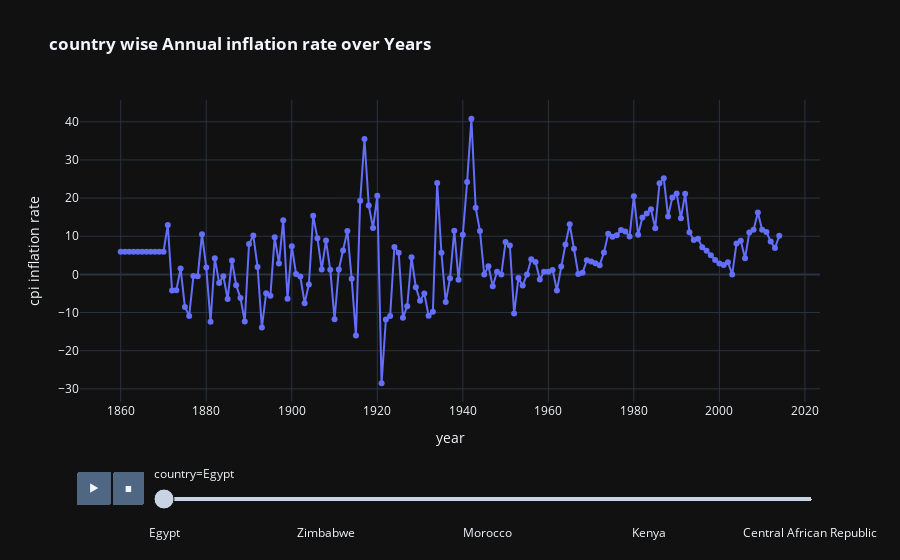

Source (notebook cell):
### Code cell
fig=px.line(df.sort_values(by='year'),x='year',y='inflation_annual_cpi',animation_frame='country',labels={'inflation_annual_cpi':'cpi inflation rate'}, animation_group='year',color='country',markers=True,template='plotly_dark',title='<b> country wise Annual inflation rate over Years')
fig.update_traces(showlegend=False)

### Figure 1 — Plotly figure (JSON) as saved in the notebook; plotly's stock layout.template omitted (floating-point values rounded to 4 significant figures; data arrays with more than 128 entries replaced by an {"elided": "..."} marker saying what was removed)
{"data": [{"hovertemplate": "country=Egypt<br>year=%{x}<br>cpi inflation rate=%{y}<extra></extra>", "ids": {"elided": "155 int values"}, "legendgroup": "Egypt", "line": {"color": "#636efa", "dash": "solid"}, "marker": {"symbol": "circle"}, "mode": "lines+markers", "name": "Egypt", "orientation": "v", "showlegend": false, "type": "scatter", "x": {"elided": "155 int values"}, "xaxis": "x", "y": {"elided": "155 float values"}, "yaxis": "y"}], "layout": {"legend": {"title": {"text": "country"}, "tracegroupgap": 0}, "sliders": [{"active": 0, "currentvalue": {"prefix": "country="}, "len": 0.9, "pad": {"b": 10, "t": 60}, "steps": [{"args": [["Egypt"], {"frame": {"duration": 0, "redraw": false}, "fromcurrent": true, "mode": "immediate", "transition": {"duration": 0, "easing": "linear"}}], "label": "Egypt", "method": "animate"}, {"args": [["Algeria"], {"frame": {"duration": 0, "redraw": false}, "fromcurrent": true, "mode": "immediate", "transition": {"duration": 0, "easing": "linear"}}], "label": "Algeria", "method": "animate"}, {"args": [["South Africa"], {"frame": {"duration": 0, "redraw": false}, "fromcurrent": true, "mode": "immediate", "transition": {"duration": 0, "easing": "linear"}}], "label": "South Africa", "method": "animate"}, {"args": [["Zimbabwe"], {"frame": {"duration": 0, "redraw": false}, "fromcurrent": true, "mode": "immediate", "transition": {"duration": 0, "easing": "linear"}}], "label": "Zimbabwe", "method": "animate"}, {"args": [["Angola"], {"frame": {"duration": 0, "redraw": false}, "fromcurrent": true, "mode": "immediate", "transition": {"duration": 0, "easing": "linear"}}], "label": "Angola", "method": "animate"}, {"args": [["Tunisia"], {"frame": {"duration": 0, "redraw": false}, "fromcurrent": true, "mode": "immediate", "transition": {"duration": 0, "easing": "linear"}}], "label": "Tunisia", "method": "animate"}, {"args": [["Morocco"], {"frame": {"duration": 0, "redraw": false}, "fromcurrent": true, "mode": "immediate", "transition": {"duration": 0, "easing": "linear"}}], "label": "Morocco", "method": "animate"}, {"args": [["Zambia"], {"frame": {"duration": 0, "redraw": false}, "fromcurrent": true, "mode": "immediate", "transition": {"duration": 0, "easing": "linear"}}], "label": "Zambia", "method": "animate"}, {"args": [["Mauritius"], {"frame": {"duration": 0, "redraw": false}, "fromcurrent": true, "mode": "immediate", "transition": {"duration": 0, "easing": "linear"}}], "label": "Mauritius", "method": "animate"}, {"args": [["Kenya"], {"frame": {"duration": 0, "redraw": false}, "fromcurrent": true, "mode": "immediate", "transition": {"duration": 0, "easing": "linear"}}], "label": "Kenya", "method": "animate"}, {"args": [["Ivory Coast"], {"frame": {"duration": 0, "redraw": false}, "fromcurrent": true, "mode": "immediate", "transition": {"duration": 0, "easing": "linear"}}], "label": "Ivory Coast", "method": "animate"}, {"args": [["Nigeria"], {"frame": {"duration": 0, "redraw": false}, "fromcurrent": true, "mode": "immediate", "transition": {"duration": 0, "easing": "linear"}}], "label": "Nigeria", "method": "animate"}, {"args": [["Central African Republic"], {"frame": {"duration": 0, "redraw": false}, "fromcurrent": true, "mode": "immediate", "transition": {"duration": 0, "easing": "linear"}}], "label": "Central African Republic", "method": "animate"}], "x": 0.1, "xanchor": "left", "y": 0, "yanchor": "top"}], "title": {"text": "<b> country wise Annual inflation rate over Years"}, "updatemenus": [{"buttons": [{"args": [null, {"frame": {"duration": 500, "redraw": false}, "fromcurrent": true, "mode": "immediate", "transition": {"duration": 500, "easing": "linear"}}], "label": "&#9654;", "method": "animate"}, {"args": [[null], {"frame": {"duration": 0, "redraw": false}, "fromcurrent": true, "mode": "immediate", "transition": {"duration": 0, "easing": "linear"}}], "label": "&#9724;", "method": "animate"}], "direction": "left", "pad": {"r": 10, "t": 70}, "showactive": false, "type": "buttons", "x": 0.1, "xanchor": "right", "y": 0, "yanchor": "top"}], "xaxis": {"anchor": "y", "domain": [0.0, 1.0], "title": {"text": "year"}}, "yaxis": {"anchor": "x", "domain": [0.0, 1.0], "title": {"text": "cpi inflation rate"}}}}
